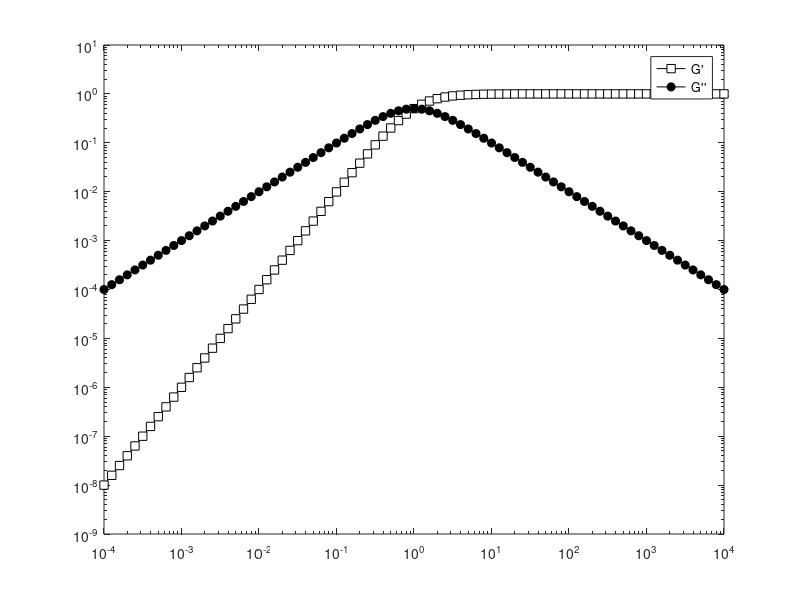

Source code (MATLAB): (Note: this script raises an error after producing the figure.)
logomegatau = -4:0.1:4;
omegatau = 10.^(logomegatau);

Gp = omegatau.^2./(omegatau.^2 + 1);
logGp = log10(Gp);

Gpp = omegatau./(omegatau.^2 + 1);
logGpp = log10(Gpp);

figure(1)
clf
loglog(omegatau,Gp,'Marker','s','MarkerFaceColor','white','Color','black')
hold on
loglog(omegatau,Gpp,'Marker','o','MarkerFaceColor','black','Color','black')

legend('G''', 'G''''')
set(gca,'YLim',[1e-9 10])
LogLogDecadesEqual(gca)

xlabel('\omega\tau','FontSize',16)
ylabel('G/G_0','FontSize',16)

set(gca,'LineWidth',2,'TickLength',2*[0.01,0.025])